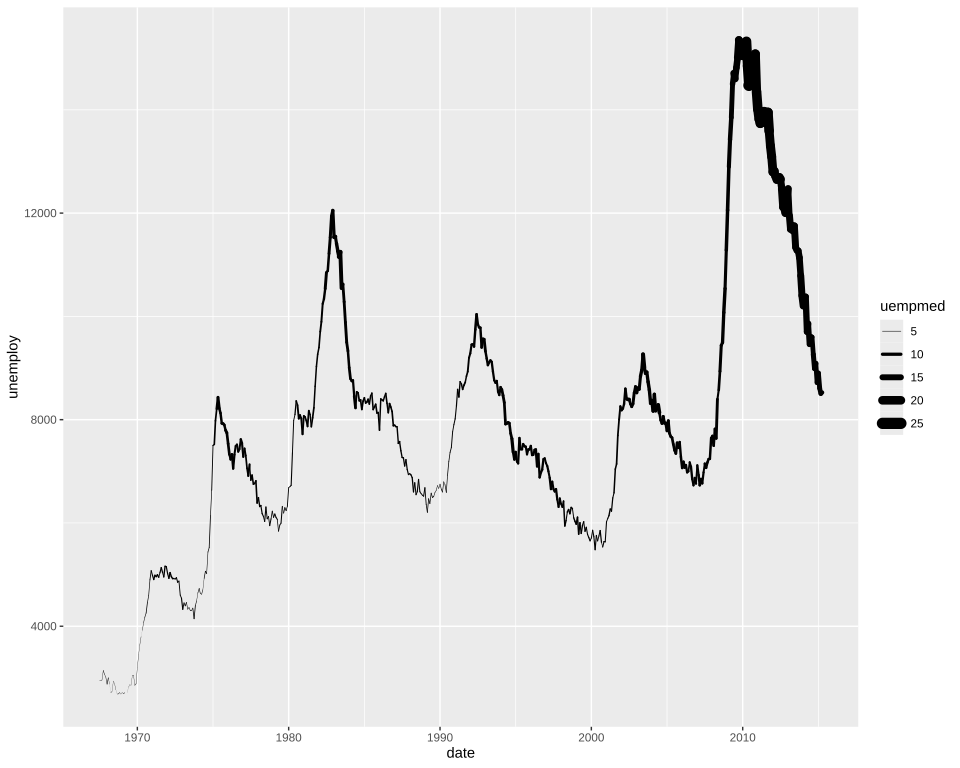

Write R code to recreate this figure.
# The plot test/golden/linewidth_range.svg draws, drawn by ggplot2 itself, as ggplot2's own visual
# tests draw their snapshots: the independent check on that golden whenever it changes. The suite
# never runs this; it needs R, ggplot2 and vdiffr, saved as the Docker image giggly-r:ggplot2-4.0.3.
# From the repository's root:
#
#   docker run --rm -v "$PWD/test/golden":/golden:ro giggly-r:ggplot2-4.0.3 \
#     Rscript /golden/linewidth_range.R > linewidth_range.ggplot2.svg
#
# and compare the two drawings element by element, as test/golden/point.R describes.
#
# scale_linewidth()'s third example: its first, the widths running from 0 to 4 mm, so the
# shortest durations' segments are drawn 0 points wide.
# First checked with ggplot2 4.0.3 and vdiffr 1.0.9: every element matches, the x axis drawn before
# the y as test/golden/point.R describes, and every clip path.

library(ggplot2)

plot <- ggplot(economics, aes(date, unemploy, linewidth = uempmed)) +
  geom_line(lineend = "round") +
  scale_linewidth(range = c(0, 4)) +
  theme_gray()

file <- tempfile(fileext = ".svg")
suppressWarnings(vdiffr::write_svg(plot, file))
cat(readLines(file), sep = "\n")
